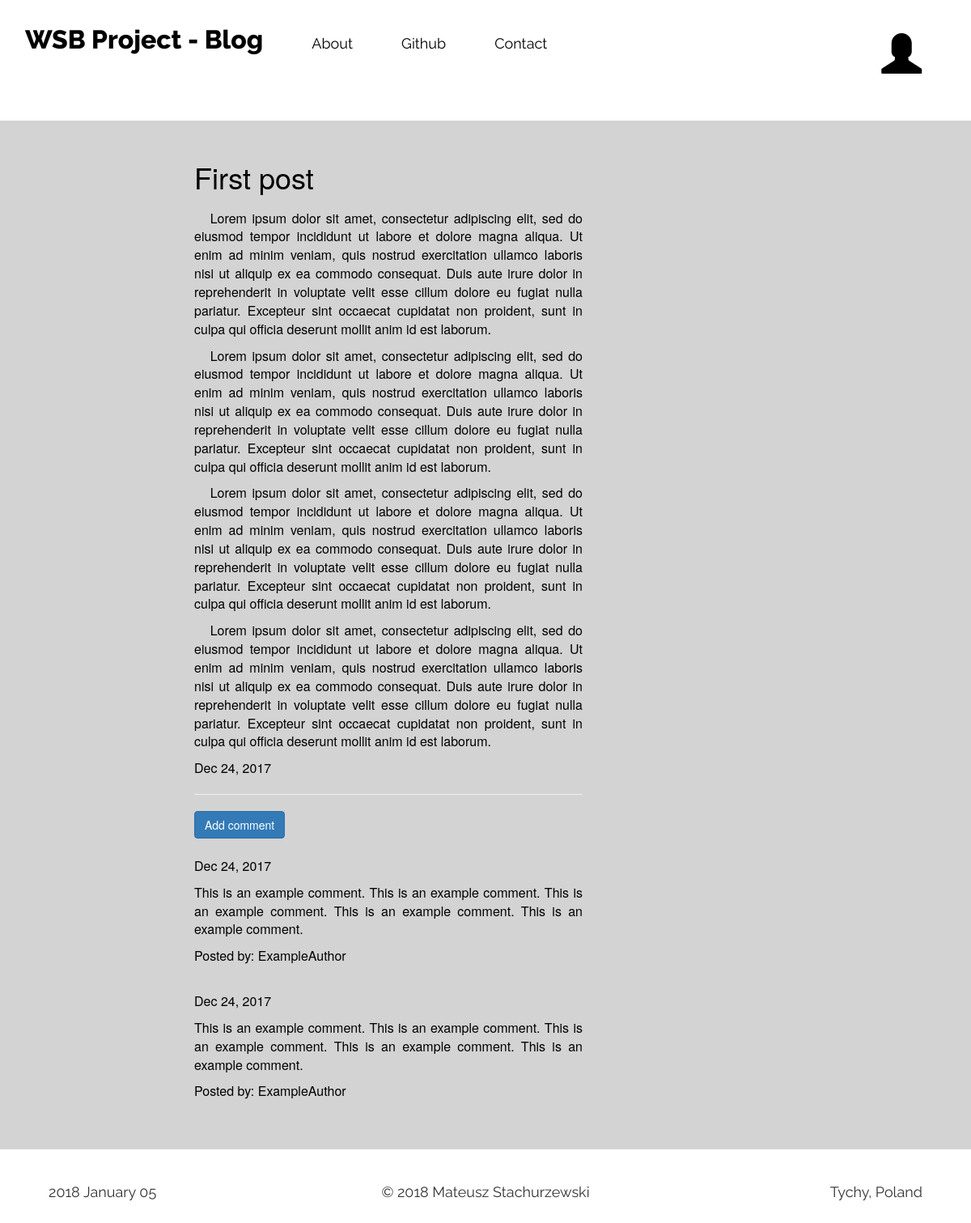
Screenshot of /post/8 with the database file from the repository.
### blog/models.py (models this page shows, shortened)
class Post(models.Model):
    author = models.ForeignKey('auth.User')
    title = models.CharField(max_length=200)
    text = models.TextField()
    created_date = models.DateTimeField(default=timezone.now)
    published_date = models.DateField(blank=True, null=True)

class Comment(models.Model):
    post = models.ForeignKey('blog.Post',related_name='comments')
    author = models.CharField(max_length=200)
    text = models.TextField()
    created_date = models.DateTimeField(default=timezone.now)
    approved_comment = models.BooleanField(default=False)

### blog/views.py (the view)
# urls.py: url(r'^post/(?P<pk>\d+)$', views.PostDetailView.as_view(),name='post_detail'),
class PostDetailView(DetailView):
    model = Post

### blog/templates/blog/post_detail.html (shortened to what this page needs)
{% extends "blog/base.html" %}
{% block content %}
<div class="post">
<h1 class="posttitle loader">{{post.title}}</h1>
<p class="postcontent">{{post.text|safe|linebreaksbr}}</p>
{% if post.published_date %}
    <div class="date postdate">
        {{post.published_date|date:"M d, Y"}}
    </div>
{% else %}
    <a class="btn btn-default" href="{% url 'post_publish' pk=post.pk %}">Publish</a>
{% endif %}
    <hr>
    <a class="btn btn-primary btn-comment" href="{% url 'add_comment_to_post' pk=post.pk %}">Add comment</a>
    <div>
        {% for comment in post.comments.all %}
        <br>
            {% if user.is_authenticated or comment.approved_comment %}
            {{comment.created_date|date:"M d, Y"}}
                <p>{{comment.text|safe|linebreaks}}</p>
                <p>Posted by: {{comment.author}}</p>
            {% endif %}
            {% empty %}
            <p>No Comments!</p>
        {% endfor %}
    </div>
</div>
{% endblock %}

### blog/templates/blog/base.html (shortened to what this page needs)
<!DOCTYPE html>
{% load staticfiles %}
<html lang="en">
<head>
    <link rel="stylesheet" href="https://maxcdn.bootstrapcdn.com/bootstrap/3.3.7/css/bootstrap.min.css">
    <link rel="stylesheet" href="//cdn.jsdelivr.net/npm/medium-editor@latest/dist/css/medium-editor.min.css" type="text/css" media="screen" charset="utf-8">
    <link rel="stylesheet" href="{% static 'css/blog.css'%}">
    <link rel="stylesheet" href="https://cdnjs.cloudflare.com/ajax/libs/font-awesome/4.7.0/css/font-awesome.min.css">
</head>
<body class="loader">
    <div class="navbar">
      <a id="brand" href="{% url 'post_list' %}">WSB Project - Blog</a>
      <a href="{% url 'about' %}">About</a>
      <a href="https://github.com/Mateusz-Stachurzewski">Github</a>
      <a href="{% url 'contact_form' %}">Contact</a>
     {% if user.is_authenticated %}
     <div class="dropdown content-hidden">
        <button class="dropbtn">Posts
          <i class="fa fa-caret-down"></i>
        </button>
        <div class="dropdown-content" id="myDropdown">
          <a class="link" href="{%url 'post_new' %}">New Post</a>
          <a class="link" href="{% url 'post_draft_list'%}">Draft</a>
        </div>
      </div>
      <a href="{% url 'gallery' %}">Gallery</a>
      </div>
      <div class="navbar">
      <a class="user welcome">Welcome: {{user.username}}</a>
      <a class="user" href="{% url 'logout' %}">Logout</a>
     {% else %}
     </div>
     <div class="navbar">
      <a class= "user user-icon" href="{% url 'login' %}"><span class="glyphicon glyphicon-user"></span></a>
     {% endif %}
    </div>
    <div class="content">
        {% block content %}
        {% endblock %}
    </div>
    <div class="footer">
        <div class="footer-left">
        </div>
        <div class="footer-center">
            <p>© 2018 Mateusz Stachurzewski</p>
        </div>
        <div class="footer-right">
            <p>Tychy, Poland</p>
        </div>
    </div>
</body>
</html>

### blog/static/css/blog.css (style rules this page uses)
html { min-height: 100%; position:relative; }
body { min-height: 100%; }
.navbar { font-family: 'Raleway', sans-serif; }
.navbar:first-of-type { width:75%; float:left; }
.navbar:nth-child(2) { width:25%; margin-left:75%; }
.navbar a:not(.link) { float: left; font-size: 18px; color: black; text-align: center; padding: 40px 30px; text-decoration: none; }
#brand { float: left; font-size: 32px; font-weight:800; height:106px; color: black; text-align: center; padding: 25px 30px 40px 30px; text-decoration: none; }
.user { position:absolute; right:10%; }
.user>span { font-size: 50px; }
.user-icon { height:114px; margin-left:100px; }
.content { width:100%; background-color:#D3D3D3; margin-bottom:100px; }
.footer { position: absolute; width:100%; bottom: 20px; }
.footer-left { font-family: 'Raleway', sans-serif; font-size:18px; position: absolute; left:5%; top:-40px; }
.footer-center { font-family: 'Raleway', sans-serif; font-size:18px; position: absolute; width: auto; left:50%; transform: translateX(-50%); top:-40px; }
.footer-right { font-family: 'Raleway', sans-serif; font-size:18px; position: absolute; right:5%; top:-40px; }
.post { margin-bottom:40px; font-size:16px; text-align: justify; padding-left: 20%; max-width: 60%; color:black; }
.post:first-of-type { padding-top:30px; }
.post:last-of-type { padding-bottom:50px; }
.post>h1 { padding-bottom:10px; }

### rows the page displays
Post: title "First post", text "Lorem ipsum dolor sit amet, consectetur adipiscing elit, sed do eiusmod tempor incididunt ut labore et dolore magna aliqua. Ut enim ad minim veniam, quis nostrud exercitation ullamco laboris nisi ut aliquip ex ea commodo consequat. Duis aute irure dolor in reprehenderit in voluptate velit esse cillum dolore eu fugiat nulla pariatur. Excepteur sint occaecat cupidatat non proident, sunt in culpa qui officia deserunt mollit anim id est laborum. Lorem ipsum dolor sit amet, consectetur adipiscing elit, sed do eiusmod tempor incididunt ut labore et dolore magna aliqua. Ut enim ad minim veniam, quis nostrud exercitation ullamco laboris nisi ut aliquip ex ea commodo consequat. Duis aute irure dolor…", published_date "Dec 24, 2017"
Comment: created_date "Dec 24, 2017", text "This is an example comment. This is an example comment. This is an example comment. This is an example comment. This is an example comment.", author "ExampleAuthor"
Comment: created_date "Dec 24, 2017", text "This is an example comment. This is an example comment. This is an example comment. This is an example comment. This is an example comment.", author "ExampleAuthor"
